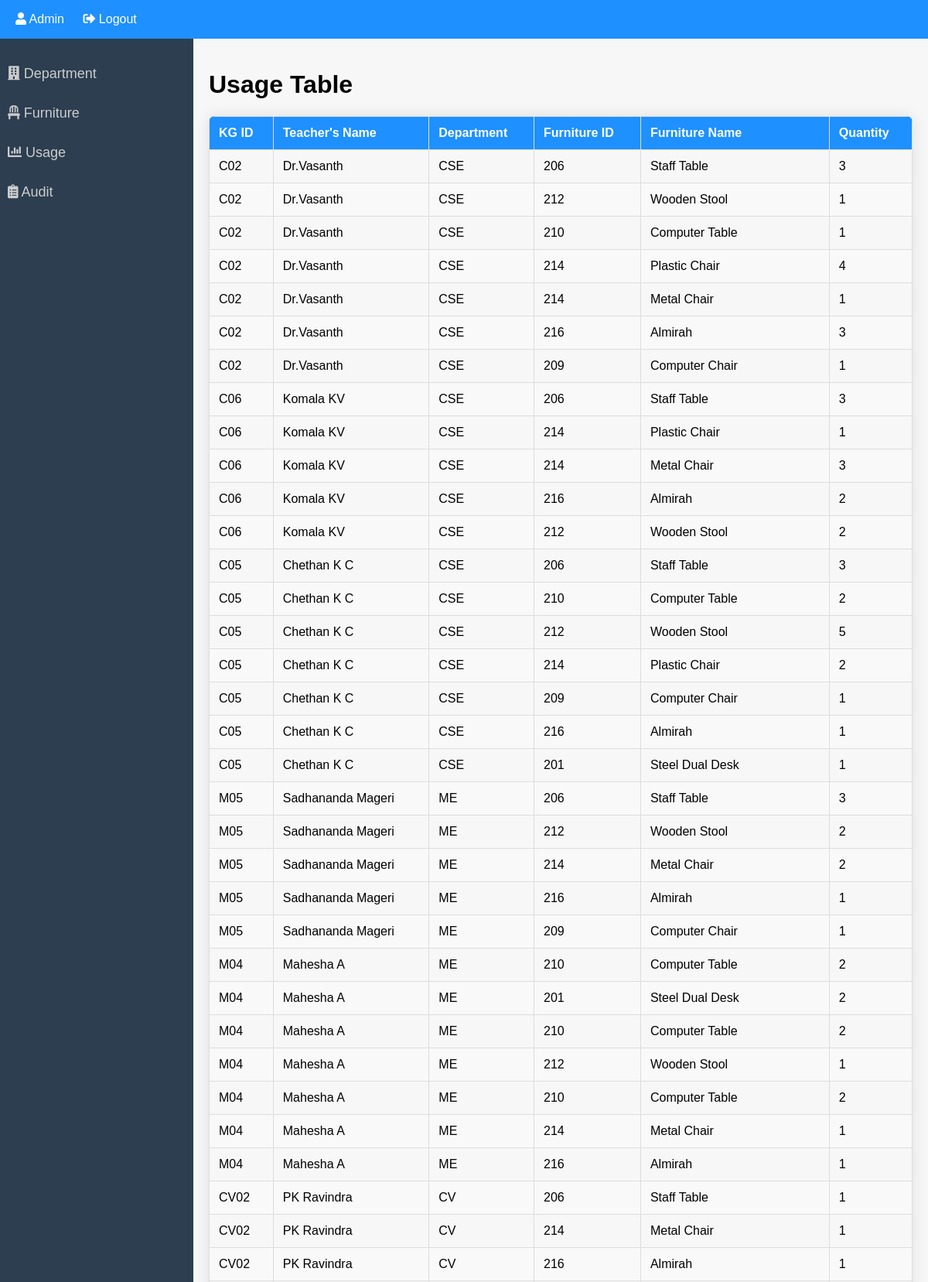
The page /usagetable2.php (upper part) on the database its author committed.
### tables this page shows
CREATE TABLE usagetable (
    kg_id VARCHAR(10),
    teachers_name VARCHAR(255),
    Department_name VARCHAR(255),
    furniture_id INT,
    furniture_name VARCHAR(255),
    furniture_quantity INT
);

### usagetable2.php (the view, shortened to what this page needs)
<?php
$servername = "localhost";
$username = "root";
$password = "";
$dbname = "inventory";
$conn = new mysqli($servername, $username, $password, $dbname);
if(isset($_GET['branch'])) {
    $branch = $_GET['branch'];
    $sql = "SELECT kg_id, teachers_name, Department_name, furniture_id, furniture_name, furniture_quantity FROM usagetable WHERE Department_name = ?";
    $stmt = $conn->prepare($sql);
    $stmt->bind_param("s", $branch);
    $stmt->execute();
    $result = $stmt->get_result();
} else {
    $sql = "SELECT kg_id, teachers_name, Department_name, furniture_id, furniture_name, furniture_quantity FROM usagetable";
    $result = $conn->query($sql);
}
?>
<!DOCTYPE html>
<html lang="en">
<head>
    <link rel="stylesheet" href="https://cdnjs.cloudflare.com/ajax/libs/font-awesome/5.15.1/css/all.min.css">
</head>
<body>
<div id="top-bar">
    <div>
        <a href="admin.php"><i class="fas fa-user"></i> Admin</a>
        <a href="logout.php"><i class="fas fa-sign-out-alt"></i> Logout</a>
    </div>
</div>
<div id="sidebar">
    <a href="department.php"><i class="fas fa-building"></i> Department</a>
    <a href="furnituretable.php"><i class="fas fa-chair"></i> Furniture</a>
    <a href="usagetable.php"><i class="fas fa-chart-bar"></i> Usage</a>
    <a href="audittable.php"><i class="fas fa-clipboard-list"></i> Audit</a>
</div>
<div id="content">
    <h1>Usage Table</h1>
    <table>
        <thead>
            <tr>
                <th>KG ID</th>
                <th>Teacher's Name</th>
                <th>Department</th>
                <th>Furniture ID</th>
                <th>Furniture Name</th>
                <th>Quantity</th>
            </tr>
        </thead>
        <tbody>
            <?php
            if ($result->num_rows > 0) {
                while($row = $result->fetch_assoc()) {
                    echo "<tr>
                            <td>{$row['kg_id']}</td>
                            <td>{$row['teachers_name']}</td>
                            <td>{$row['Department_name']}</td>
                            <td>{$row['furniture_id']}</td>
                            <td>{$row['furniture_name']}</td>
                            <td>{$row['furniture_quantity']}</td>
                        </tr>";
                }
            } else {
                echo "<tr><td colspan='6'>No records found</td></tr>";
            }
            ?>
        </tbody>
    </table>
</div>
</body>
</html>

### usagetable2.php (style rules this page uses)
body { font-family: Arial, sans-serif; margin: 0; padding: 0; background-color: #f7f7f7; }
#top-bar { background: #1e90ff; height: 50px; display: flex; align-items: center; justify-content: space-between; padding: 0 20px; box-shadow: 0 2px 5px rgba(0, 0, 0, 0.1); color: white; }
#top-bar a { text-decoration: none; color: white; margin-right: 20px; font-size: 16px; transition: all 0.3s ease; }
#sidebar { width: 250px; height: 100%; background: #2c3e50; position: fixed; left: 0; top: 50px; overflow-x: hidden; padding-top: 20px; transition: all 0.3s ease; }
#sidebar a { padding: 15px 10px; text-decoration: none; font-size: 18px; color: #ccc; display: block; transition: all 0.3s ease; }
#content { margin-left: 250px; margin-top: 0px; padding: 20px; background-color: #f7f7f7; min-height: calc(100vh - 50px); overflow: auto; box-sizing: border-box; }
table { width: 100%; border-collapse: collapse; margin-top: 20px; border-radius: 8px; overflow: hidden; box-shadow: 0 0 20px rgba(0, 0, 0, 0.1); }
th, td { border: 1px solid #ddd; padding: 12px; text-align: left; }
th { background-color: #1e90ff; color: #fff; font-weight: bold; }
tr:nth-child(even) { background-color: #f9f9f9; }

### rows shown on the page
usagetable: kg "C02", teachers_name "Dr.Vasanth", Department_name "CSE", furniture "206", furniture_name "Staff Table", furniture_quantity "3"
usagetable: kg "C02", teachers_name "Dr.Vasanth", Department_name "CSE", furniture "212", furniture_name "Wooden Stool", furniture_quantity "1"
usagetable: kg "C02", teachers_name "Dr.Vasanth", Department_name "CSE", furniture "210", furniture_name "Computer Table", furniture_quantity "1"
usagetable: kg "C02", teachers_name "Dr.Vasanth", Department_name "CSE", furniture "214", furniture_name "Plastic Chair", furniture_quantity "4"
usagetable: kg "C02", teachers_name "Dr.Vasanth", Department_name "CSE", furniture "214", furniture_name "Metal Chair", furniture_quantity "1"
usagetable: kg "C02", teachers_name "Dr.Vasanth", Department_name "CSE", furniture "216", furniture_name "Almirah", furniture_quantity "3"
usagetable: kg "C02", teachers_name "Dr.Vasanth", Department_name "CSE", furniture "209", furniture_name "Computer Chair", furniture_quantity "1"
usagetable: kg "C06", teachers_name "Komala KV", Department_name "CSE", furniture "206", furniture_name "Staff Table", furniture_quantity "3"
usagetable: kg "C06", teachers_name "Komala KV", Department_name "CSE", furniture "214", furniture_name "Plastic Chair", furniture_quantity "1"
usagetable: kg "C06", teachers_name "Komala KV", Department_name "CSE", furniture "214", furniture_name "Metal Chair", furniture_quantity "3"
usagetable: kg "C06", teachers_name "Komala KV", Department_name "CSE", furniture "216", furniture_name "Almirah", furniture_quantity "2"
usagetable: kg "C06", teachers_name "Komala KV", Department_name "CSE", furniture "212", furniture_name "Wooden Stool", furniture_quantity "2"
usagetable: kg "C05", teachers_name "Chethan K C", Department_name "CSE", furniture "206", furniture_name "Staff Table", furniture_quantity "3"
usagetable: kg "C05", teachers_name "Chethan K C", Department_name "CSE", furniture "210", furniture_name "Computer Table", furniture_quantity "2"
usagetable: kg "C05", teachers_name "Chethan K C", Department_name "CSE", furniture "212", furniture_name "Wooden Stool", furniture_quantity "5"
usagetable: kg "C05", teachers_name "Chethan K C", Department_name "CSE", furniture "214", furniture_name "Plastic Chair", furniture_quantity "2"
usagetable: kg "C05", teachers_name "Chethan K C", Department_name "CSE", furniture "209", furniture_name "Computer Chair", furniture_quantity "1"
usagetable: kg "C05", teachers_name "Chethan K C", Department_name "CSE", furniture "216", furniture_name "Almirah", furniture_quantity "1"
usagetable: kg "C05", teachers_name "Chethan K C", Department_name "CSE", furniture "201", furniture_name "Steel Dual Desk", furniture_quantity "1"
usagetable: kg "M05", teachers_name "Sadhananda Mageri", Department_name "ME", furniture "206", furniture_name "Staff Table", furniture_quantity "3"
usagetable: kg "M05", teachers_name "Sadhananda Mageri", Department_name "ME", furniture "212", furniture_name "Wooden Stool", furniture_quantity "2"
usagetable: kg "M05", teachers_name "Sadhananda Mageri", Department_name "ME", furniture "214", furniture_name "Metal Chair", furniture_quantity "2"
usagetable: kg "M05", teachers_name "Sadhananda Mageri", Department_name "ME", furniture "216", furniture_name "Almirah", furniture_quantity "1"
usagetable: kg "M05", teachers_name "Sadhananda Mageri", Department_name "ME", furniture "209", furniture_name "Computer Chair", furniture_quantity "1"
usagetable: kg "M04", teachers_name "Mahesha A", Department_name "ME", furniture "210", furniture_name "Computer Table", furniture_quantity "2"
usagetable: kg "M04", teachers_name "Mahesha A", Department_name "ME", furniture "201", furniture_name "Steel Dual Desk", furniture_quantity "2"
usagetable: kg "M04", teachers_name "Mahesha A", Department_name "ME", furniture "210", furniture_name "Computer Table", furniture_quantity "2"
usagetable: kg "M04", teachers_name "Mahesha A", Department_name "ME", furniture "212", furniture_name "Wooden Stool", furniture_quantity "1"
usagetable: kg "M04", teachers_name "Mahesha A", Department_name "ME", furniture "210", furniture_name "Computer Table", furniture_quantity "2"
usagetable: kg "M04", teachers_name "Mahesha A", Department_name "ME", furniture "214", furniture_name "Metal Chair", furniture_quantity "1"
usagetable: kg "M04", teachers_name "Mahesha A", Department_name "ME", furniture "216", furniture_name "Almirah", furniture_quantity "1"
usagetable: kg "CV02", teachers_name "PK Ravindra", Department_name "CV", furniture "206", furniture_name "Staff Table", furniture_quantity "1"
usagetable: kg "CV02", teachers_name "PK Ravindra", Department_name "CV", furniture "214", furniture_name "Metal Chair", furniture_quantity "1"
usagetable: kg "CV02", teachers_name "PK Ravindra", Department_name "CV", furniture "216", furniture_name "Almirah", furniture_quantity "1"
